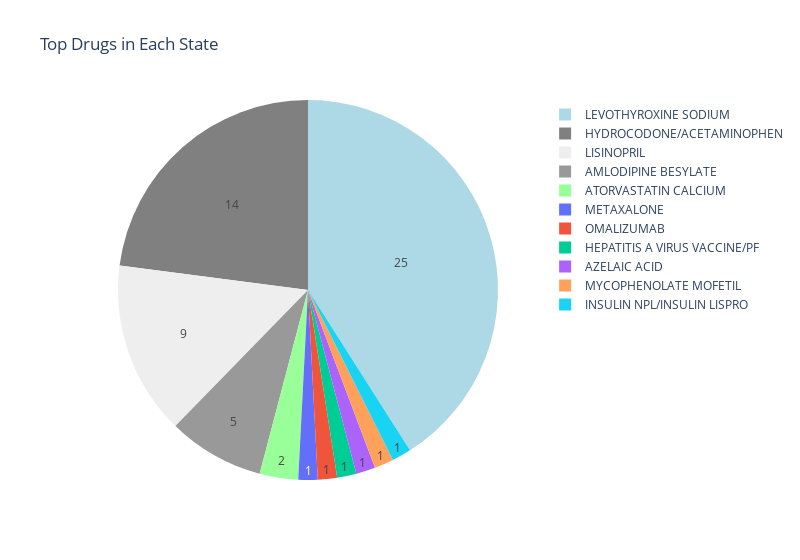

Notebook code cell kept with this figure:
### Code cell
a = newDF['drug_name'].value_counts()
labels = a.index
values = a.values
colors = ['lightblue','gray','#eee','#999', '#9f9f']
trace = go.Pie(labels=labels, values=values, hoverinfo='label+percent', 
               textinfo='value', name='Top Drugs Used',
               marker=dict(colors=colors))
layout = dict(title = 'Top Drugs in Each State',
              xaxis= dict(title= 'Drug Name', ticklen= 5,zeroline= False),
              width=800
             )
fig = dict(data = [trace], layout = layout)
iplot(fig)

### Figure 1 — Plotly figure (JSON) as saved in the notebook; plotly's stock layout.template omitted (floating-point values rounded to 4 significant figures)
{"data": [{"hoverinfo": "label+percent", "labels": ["LEVOTHYROXINE SODIUM", "HYDROCODONE/ACETAMINOPHEN", "LISINOPRIL", "AMLODIPINE BESYLATE", "ATORVASTATIN CALCIUM", "METAXALONE", "OMALIZUMAB", "HEPATITIS A VIRUS VACCINE/PF", "AZELAIC ACID", "MYCOPHENOLATE MOFETIL", "INSULIN NPL/INSULIN LISPRO"], "marker": {"colors": ["lightblue", "gray", "#eee", "#999", "#9f9f"]}, "name": "Top Drugs Used", "textinfo": "value", "type": "pie", "values": [25, 14, 9, 5, 2, 1, 1, 1, 1, 1, 1]}], "layout": {"title": {"text": "Top Drugs in Each State"}, "width": 800, "xaxis": {"ticklen": 5, "title": {"text": "Drug Name"}, "zeroline": false}}}
